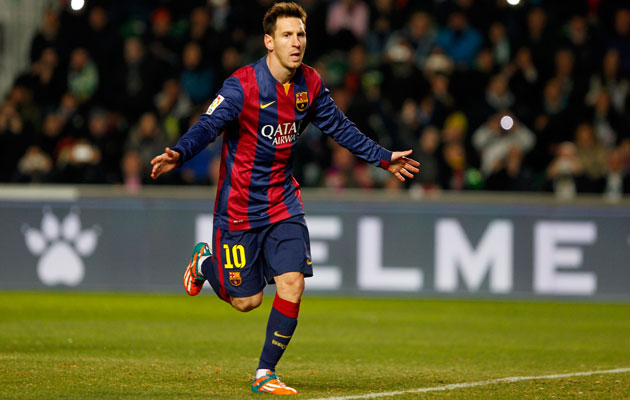
//> input picture tracking/messi.jpg, 630 x 400 px
$ ./backproj1   (built with g++ and OpenCV 4)
//> lines starting //> are read from the running program, lines starting //| are printed output that depends on the picture
#include "opencv2/imgproc/imgproc.hpp"
#include "opencv2/highgui/highgui.hpp"

#include <iostream>

using namespace cv;
using namespace std;

/// Global Variables
Mat src; Mat hsv; Mat hue;
int bins = 25;

/// Function Headers
void Hist_and_Backproj(int, void* );

/** @function main */
int main( int argc, char** argv )
{
  /// Read the image
  src = imread("messi.jpg");
//> src is the input picture: 400 rows x 630 cols, CV_8UC3; mean B, G, R 48, 76, 81.2
  /// Transform it to HSV
  cvtColor( src, hsv, CV_BGR2HSV );
//> hsv: 400 rows x 630 cols, CV_8UC3; mean H, S, V 56.4, 125.7, 88.3

  /// Use only the Hue value
  hue.create( hsv.size(), hsv.depth() );
  int ch[] = { 0, 0 };
  mixChannels( &hsv, 1, &hue, 1, ch, 1 );
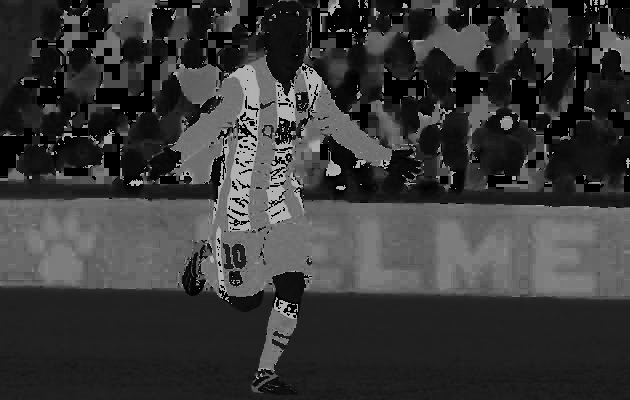
//> hue: 400 rows x 630 cols, CV_8UC1; min 0, max 179, mean 56.4

  /// Create Trackbar to enter the number of bins

  namedWindow( "window_image", CV_WINDOW_AUTOSIZE );
  createTrackbar("* Hue  bins: ", "window_image", &bins, 180, Hist_and_Backproj );
  Hist_and_Backproj(0, 0);

  /// Show the image
  imshow( "window_image", src );

  /// Wait until user exits the program
  waitKey(0);
  return 0;
}


/**
 * @function Hist_and_Backproj
 * @brief Callback to Trackbar
 */
void Hist_and_Backproj(int, void* )
{
  MatND hist;
  int histSize = MAX( bins, 2 );
  float hue_range[] = { 0, 180 };
  const float* ranges = { hue_range };

  /// Get the Histogram and normalize it
  calcHist( &hue, 1, 0, Mat(), hist, 1, &histSize, &ranges, true, false );
//> hist = 25 values, max 61539 at index 4, min 292 at index 21, mean 10080
  normalize( hist, hist, 0, 255, NORM_MINMAX, -1, Mat() );
//> hist = 25 values, max 255 at index 4, min 0 at index 21, mean 40.75

  /// Get Backprojection
  MatND backproj;
  calcBackProject( &hue, 1, 0, hist, backproj, &ranges, 1, true );
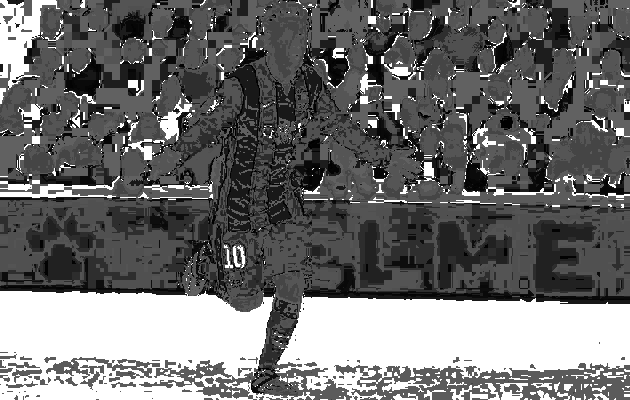
//> backproj: 400 rows x 630 cols, CV_8UC1; min 0, max 255, mean 111.5

  /// Draw the backproj
  imshow( "BackProj", backproj );

  /// Draw the histogram
  int w = 400; int h = 400;
  int bin_w = cvRound( (double) w / histSize );
  Mat histImg = Mat::zeros( w, h, CV_8UC3 );

  for( int i = 0; i < bins; i ++ )
     { rectangle( histImg, Point( i*bin_w, h ), Point( (i+1)*bin_w, h - cvRound( hist.at<float>(i)*h/255.0 ) ), Scalar( 0, 0, 255 ), -1 ); }
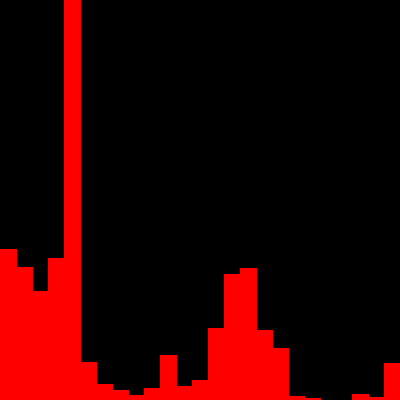
//> histImg: 400 rows x 400 cols, CV_8UC3; mean B, G, R 0, 0, 41.7

  imshow( "Histogram", histImg );
}

$ run again, with tracking/car.jpg copied over tracking/messi.jpg
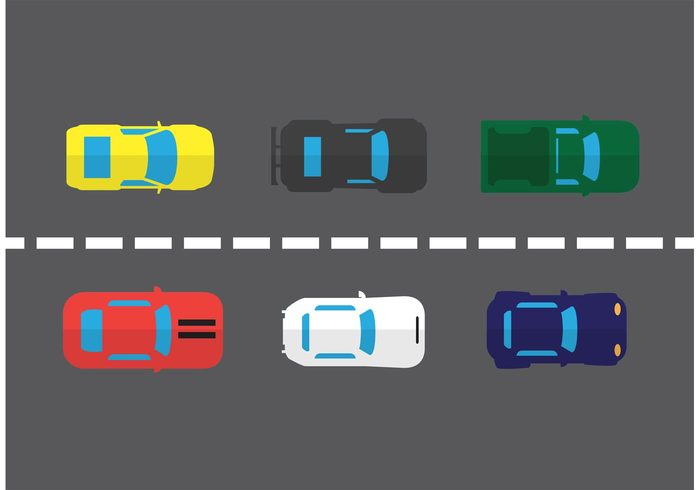
//> input picture tracking/car.jpg, 700 x 490 px
//> src is the input picture: 490 rows x 700 cols, CV_8UC3; mean B, G, R 98.9, 99.3, 98.2
//> hsv: 490 rows x 700 cols, CV_8UC3; mean H, S, V 106.4, 31.5, 108.3
//> `mixChannels( &hsv, 1, &hue, 1, ch, 1 );`:
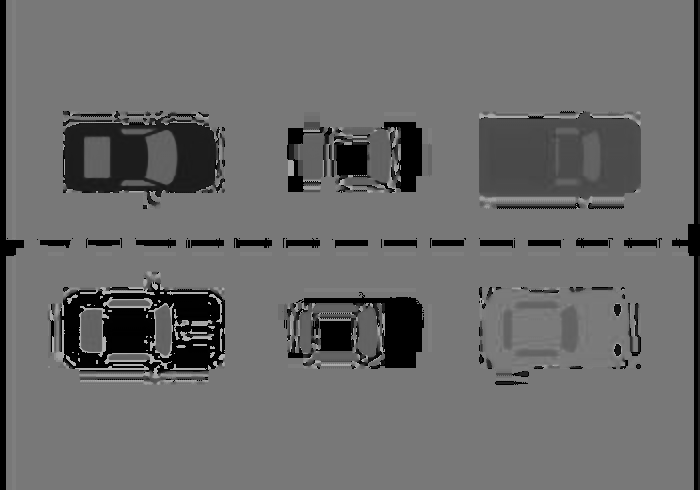
//> hue: 490 rows x 700 cols, CV_8UC1; min 0, max 179, mean 106.4
//> in Hist_and_Backproj, `calcHist( &hue, 1, 0, Mat(), hist, 1, &histSize, &ranges, true, false );`: hist = 25 values, max 259712 at index 16, min 136 at index 8, mean 13720
//> in Hist_and_Backproj, `normalize( hist, hist, 0, 255, NORM_MINMAX, -1, Mat() );`: hist = 25 values, max 255 at index 16, min 0 at index 8, mean 13.34
//> after the loop in Hist_and_Backproj, `for( int i = 0; i < bins; i ++ )`:
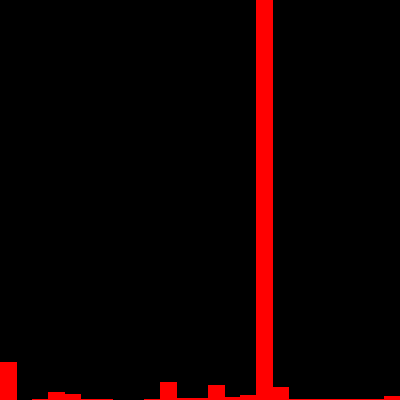
//> histImg: 400 rows x 400 cols, CV_8UC3; mean B, G, R 0, 0, 14.1

$ run again, with tracking/hist1.png saved as tracking/messi.jpg
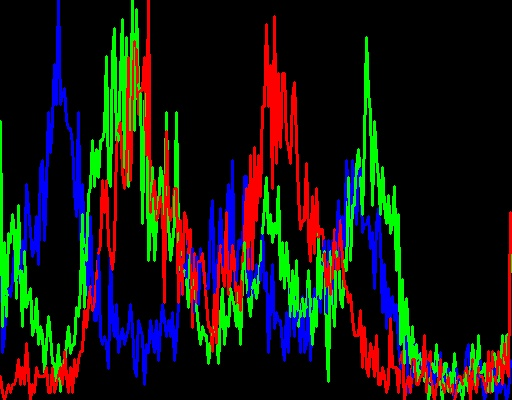
//> input picture tracking/hist1.png, 512 x 400 px
//> src is the input picture: 400 rows x 512 cols, CV_8UC3; mean B, G, R 20.8, 25.7, 25.1
//> hsv: 400 rows x 512 cols, CV_8UC3; mean H, S, V 36.3, 132.6, 60.5
//> `mixChannels( &hsv, 1, &hue, 1, ch, 1 );`:
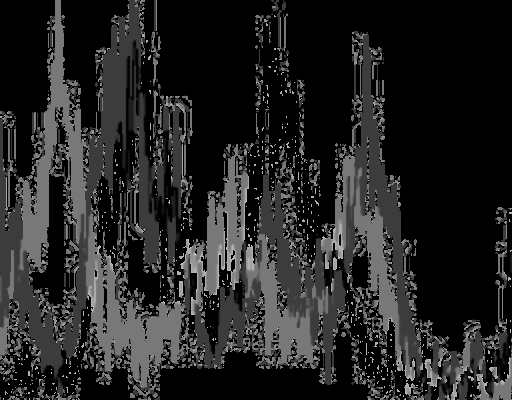
//> hue: 400 rows x 512 cols, CV_8UC1; min 0, max 179, mean 36.3
//> in Hist_and_Backproj, `calcHist( &hue, 1, 0, Mat(), hist, 1, &histSize, &ranges, true, false );`: hist = 25 values, max 123123 at index 0, min 228 at index 13, mean 8192
//> in Hist_and_Backproj, `normalize( hist, hist, 0, 255, NORM_MINMAX, -1, Mat() );`: hist = 25 values, max 255 at index 0, min 0 at index 13, mean 16.52
//> after the loop in Hist_and_Backproj, `for( int i = 0; i < bins; i ++ )`:
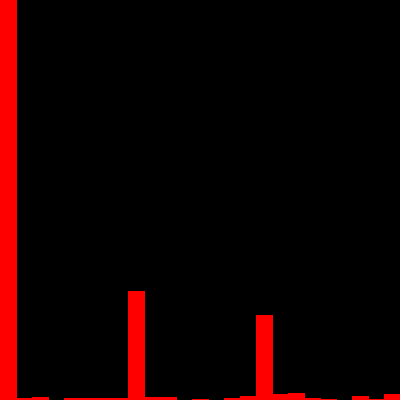
//> histImg: 400 rows x 400 cols, CV_8UC3; mean B, G, R 0, 0, 17.5
